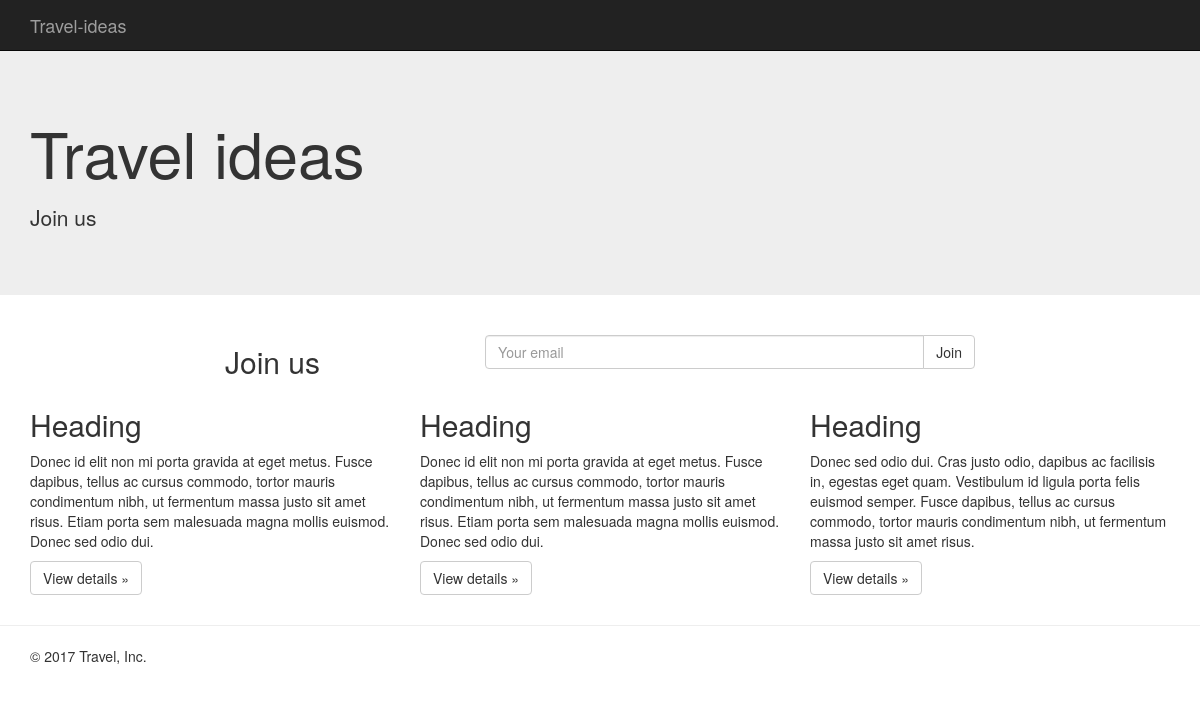
/, run on an earlier commit of the app's database.
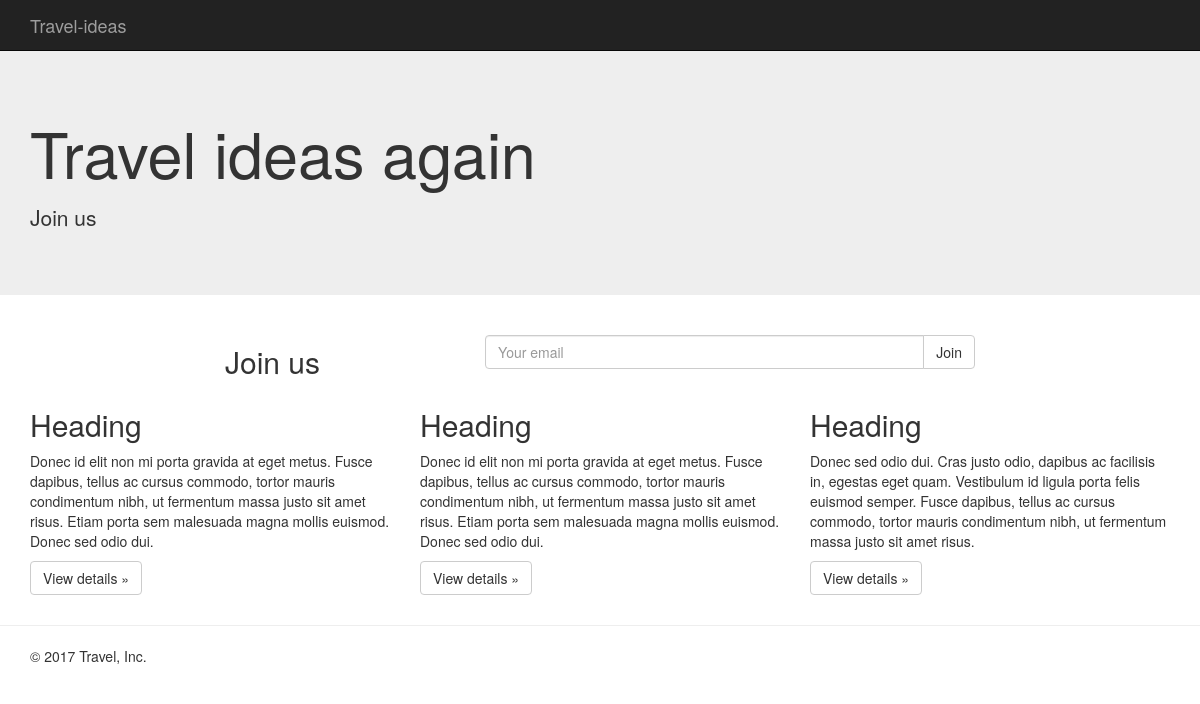
And on a later commit of the database.
### pages/models.py (models this page shows, shortened)
class Page(models.Model):
    title = models.CharField(max_length=220)
    title_description = models.TextField(blank=True, null=True)
    title_btn = models.CharField(max_length=50, default='Join')
    title_btn_url = models.CharField(max_length=50, blank=True, null=True)
    content = models.TextField(blank=True, null=True)
    show_nav = models.BooleanField(default=True)
    nav_color = models.CharField(max_length=7, default='#000000', validators=[])
    layout = models.CharField(max_length=20, choices=LAYOUT_CHOICES, default='standart')
    video_embed = models.TextField(null=True, blank=True)

### pages/views.py (the view, shortened to what this page needs)
# urls.py: url(r'^$', HomeView.as_view(), name='home'),
class HomeView(SuccessMessageMixin, CreateView):
    template_name = 'pages/home.html'
    form_class = JoinForm
    success_url = '/'
    def get_context_data(self, *args, **kwargs):
        context = super(HomeView, self).get_context_data(*args, **kwargs)
        context['page_obj'] = Page.objects.all().first()#order_by("?").first()
        return context

### newsletter/forms.py (shortened to what this page needs)
class JoinForm(forms.ModelForm):
    email = forms.EmailField(label='',
            widget=forms.EmailInput(
                    attrs={
                        'placeholder':'Your email',
                        'class':'form-control'
                        }
                ))
    class Meta:
        model = Join
        fields = ['email']

### pages/templates/pages/home.html (shortened to what this page needs)
{% extends "base.html" %}
{% block content %}
{% if page_obj.show_nav %}
  {% include 'navbar.html' %}
{% endif %}
    {% if page_obj.layout == 'stacked' %}
      {% include 'pages/snippet/stacked-layout.html' with page_obj=page_obj form=form %}
    {% else %}
      {% include 'pages/snippet/standart-layout.html' with page_obj=page_obj form=form %}
    {% endif %}
{% endblock content%}

### pages/templates/pages/snippet/standart-layout.html (shortened to what this page needs)
    <div class="jumbotron">
      <div class="container">
      <div class="row">
      <div class="col-sm-6">
        <h1>{{ page_obj.title }}</h1>
        <p>{{ page_obj.title_description| linebreaks }}</p>
        </div>
      </div>
      </div>
    </div>
    <div class="container">
      <div class="row">
      <div class="col-sm-8 col-sm-offset-2">
      <div class="row">
        <div class="col-xs-4">
          <h2>Join us</h2>
        </div>
        <div class="col-xs-8">
          <p>
            {% include 'pages/snippet/join-form.html' with form=form %}
          </p>
        </div></div></div>
      </div>
      </div>
      <div class="container">
        {{ page_obj.content|safe}}
      </div>

What changed in the data, as far as the page shows it:
changed Page "Join us": title "Travel ideas" → "Travel ideas again"
